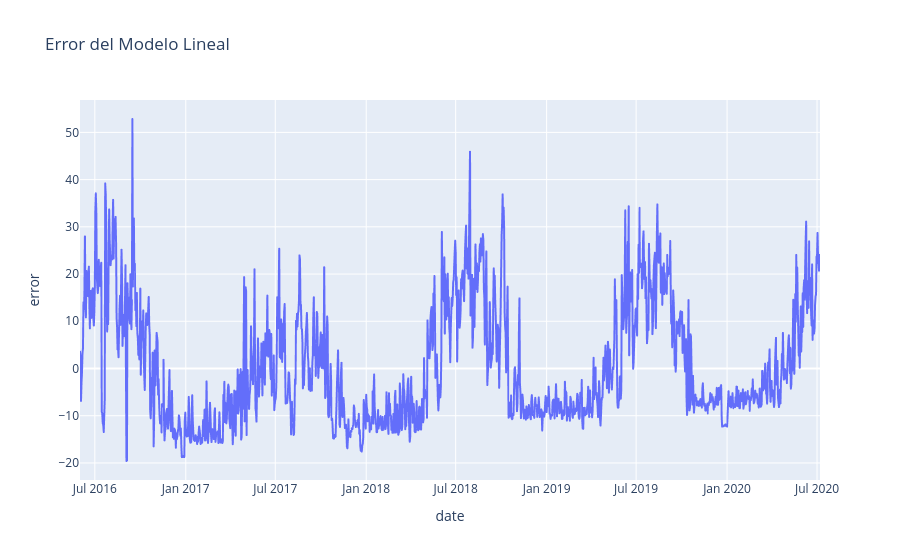

Notebook code cell kept with this figure:
### Code cell
#3:
train['error'] = train['Energy_kWh'] - train['prediction']
test['error'] = test['Energy_kWh'] - test['prediction']

df_concat = pd.concat([train, test])
fig_error = px.line(df_concat, x='date', y='error',
                    title='Error del Modelo Lineal')

fig_error.show()

### Figure 1 — Plotly figure (JSON) as saved in the notebook; plotly's stock layout.template omitted (floating-point values rounded to 4 significant figures; data arrays with more than 128 entries replaced by an {"elided": "..."} marker saying what was removed)
{"data": [{"hovertemplate": "date=%{x}<br>error=%{y}<extra></extra>", "legendgroup": "", "line": {"color": "#636efa", "dash": "solid"}, "marker": {"symbol": "circle"}, "mode": "lines", "name": "", "showlegend": false, "type": "scattergl", "x": {"elided": "1498 str values"}, "xaxis": "x", "y": {"elided": "1498 float values"}, "yaxis": "y"}], "layout": {"legend": {"tracegroupgap": 0}, "title": {"text": "Error del Modelo Lineal"}, "xaxis": {"anchor": "y", "domain": [0, 1], "title": {"text": "date"}}, "yaxis": {"anchor": "x", "domain": [0, 1], "title": {"text": "error"}}}}
